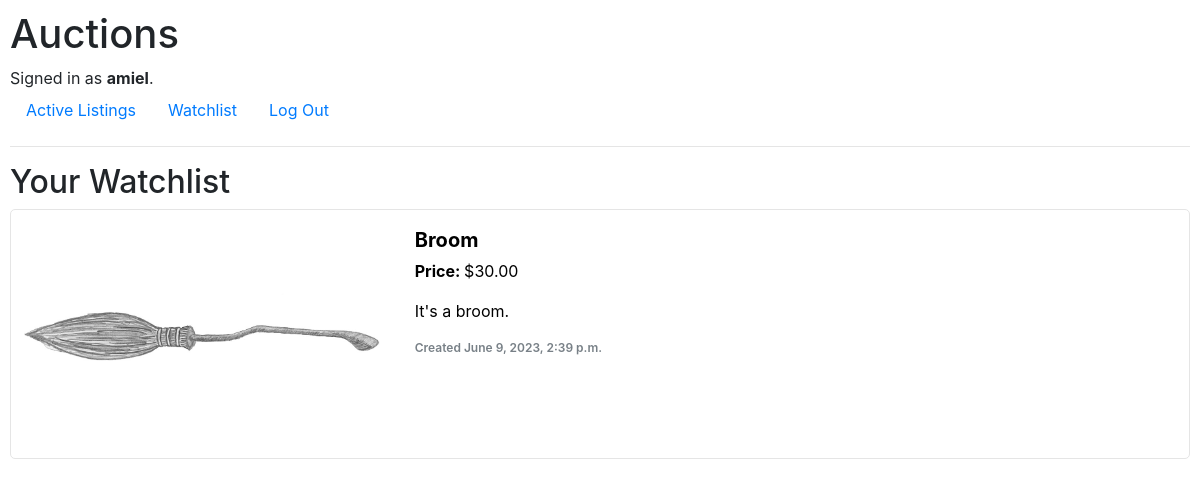
Screenshot of /watchlist (signed in) with the database file from the repository.
### auctions/models.py (models this page shows, shortened)
class User(AbstractUser):
    watchlist = models.ManyToManyField('Listing', related_name="watchlist")

class Listing(models.Model):
    name = models.CharField(max_length=64)
    category = models.ForeignKey(Category, on_delete=models.RESTRICT)
    image = models.ImageField(upload_to="auctions/static/auctions")
    lister = models.ForeignKey(User, on_delete=models.CASCADE, related_name="listings")
    description = models.TextField(null=True, blank=True, max_length=500)
    time = models.DateTimeField(auto_now_add=True)
    start_price = models.DecimalField(decimal_places=2, max_digits=10)
    is_active = models.BooleanField()
    def image_name(self):
        dir = self.image.name.split("/")
        return dir[-1]
    def highest_bid(self):
        highest_bid_instance = self.bids.order_by('-bid').first()
        if highest_bid_instance:
            return highest_bid_instance.bid
        return self.start_price
    def __str__(self):
        return f"{self.name}"

class Bid(models.Model):
    bidder = models.ForeignKey(User, on_delete=models.CASCADE)
    bid = models.DecimalField(decimal_places=2, max_digits=10)
    listing = models.ForeignKey(Listing, on_delete=models.CASCADE, related_name="bids")

### auctions/views.py (the view)
# urls.py: path("watchlist", views.watchlist, name="watchlist"),
def watchlist(request):
    watchlist = request.user.watchlist.all()
    return render(request, "auctions/watchlist.html", {
        "watchlist": watchlist
    })

### auctions/templates/auctions/watchlist.html
{% extends "auctions/layout.html" %}
{% block body %}
    <h2>Your Watchlist</h2>
        {% for listing in watchlist %}
        <a class="listing-container" href="{% url 'listing' listing_id=listing.id %}">
            <img src="/static/auctions/{{ listing.image_name }}" alt="Image of {{ listing.name }}">
            <div class="listing-text">
                <p class="listing-name">{{ listing }}</p>
                <p><b>Price: </b>${{ listing.highest_bid }}</p>
                <p>{{ listing.description }}</p>
                <p class="listing-time">Created {{ listing.time }}</p>
            </div>
        </a>
        {% endfor %}
{% endblock %}

### auctions/templates/auctions/layout.html (shortened to what this page needs)
{% load static %}
<!DOCTYPE html>
<html lang="en">
    <head>
        <link rel="stylesheet" href="https://stackpath.bootstrapcdn.com/bootstrap/4.4.1/css/bootstrap.min.css">
        <link href="{% static 'auctions/styles.css' %}" rel="stylesheet">
    </head>
    <body>
        <h1>Auctions</h1>
        <div>
            {% if user.is_authenticated %}
                Signed in as <strong>{{ user.username }}</strong>.
            {% else %}
                Not signed in.
            {% endif %}
        </div>
        <ul class="nav">
            <li class="nav-item">
                <a class="nav-link" href="{% url 'index' %}">Active Listings</a>
            </li>
            <li class="nav-item">
                <a class="nav-link" href="{% url 'watchlist' %}">Watchlist</a>
            </li>
            {% if user.is_authenticated %}
                <li class="nav-item">
                    <a class="nav-link" href="{% url 'logout' %}">Log Out</a>
                </li>
            {% endif %}
        </ul>
        <hr>
        {% block body %}
        {% endblock %}
    </body>
</html>

### auctions/static/auctions/styles.css (style rules this page uses)
body { padding: 10px; }
a.listing-container { color: initial; text-decoration: initial; height: 250px; width: 100%; border: 1px solid #e5e5e5; border-radius: 5px; margin-bottom: 10px; display: flex; flex-direction: row; }
img { width: 33%; height: 100%; align-self: center; object-fit: contain; }
.listing-text { padding: 15px; width: 67%; }
.listing-name { font-size: 20px; font-weight: bold; margin-bottom: 4px; }
.listing-time { font-size: 12px; color: #788087; font-weight: 600; }

### rows the page displays
User: username "amiel"
Listing: image_name (picture), name "Broom", highest_bid "30.00", description "It's a broom.", time "June 9, 2023, 2:39 p.m."
